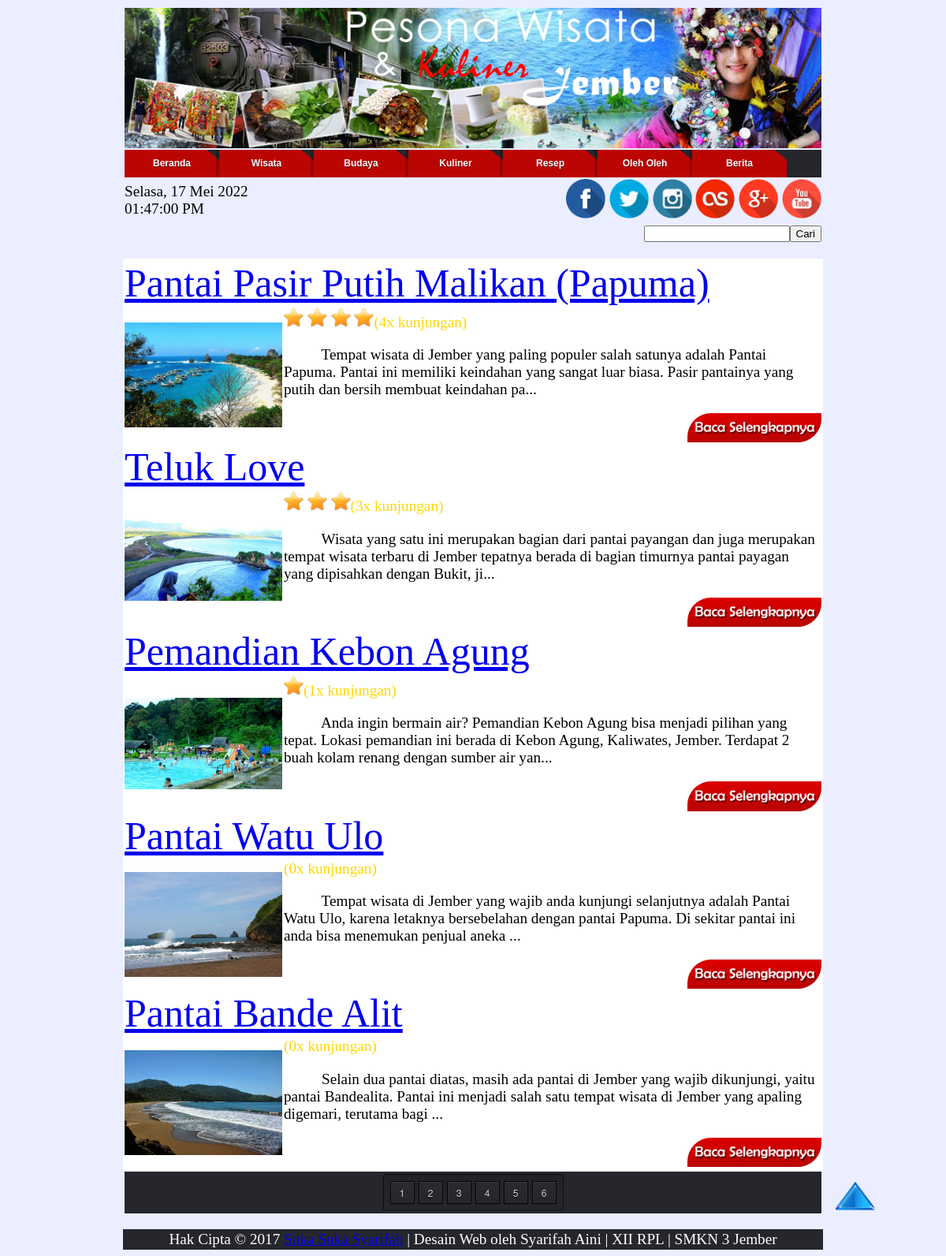
/wisata.php, run on the app's committed database.
### tables this page shows
CREATE TABLE IF NOT EXISTS `berita` (
  `id_berita` int(11) NOT NULL AUTO_INCREMENT,
  `judul` varchar(40) NOT NULL,
  `tgl_buat` date DEFAULT NULL,
  `tgl_update` date NOT NULL,
  `gambar` varchar(100) NOT NULL,
  `isi` text NOT NULL,
  `kategori` varchar(15) NOT NULL,
  `kunjungan` int(11) NOT NULL,
  PRIMARY KEY (`id_berita`)
);

### wisata.php (the view, shortened to what this page needs)
<html>
<body>
<?php
include "admin/menu.php";
?>
<center>
<table border="0">
	<tr><td colspan="2" align="right"><form method="get" action="pencarianwisata.php"><input type="text" name="cari_teks" value="<?php echo $_GET[cari_teks];?>"><input type="submit" name="cari" value="Cari" ></form></td></tr>
</table>
<table border="0" width="1000" bgcolor="white">
<?php
	$per_page = 5;
	$page_query = mysql_query("SELECT COUNT(*) FROM berita where kategori='wisata'");
	$pages = ceil(mysql_result($page_query, 0) / $per_page);
	$page = (isset($_GET['page'])) ? (int)$_GET['page'] : 1;
	$start = ($page - 1) * $per_page;
	$query="select id_berita,judul,tgl_buat,tgl_update,gambar,isi,kategori,kunjungan from berita where kategori='wisata' order by kunjungan DESC limit $start, $per_page";
	$sql=mysql_query($query);
	while($hasil=mysql_fetch_array($sql)){
		$id=$hasil['id_berita'];
		$judul=$hasil['judul'];
		$gambar=$hasil['gambar'];
		$isi=$hasil['isi'];
		$kunjungan=$hasil['kunjungan'];
		echo'<tr><td colspan="2"><div class="teks"><a href="isiberita.php?id='.$id.'" id="warna-tulisan">'.$judul.'</a></div></td></tr>
<tr><td width="200"><center><img src="images/'.$gambar.'" title="'.$gambar.'" alt="'.$gambar.'"></td><td>';
		include "kunjungan.php";
		echo substr($isi,0,250).'...<p align="right"><a href="isiberita.php?id='.$id.'"><img src="images/Baca Selengkapnya.jpg" class="mode7" height="25%" width="25%" alt="Baca Selengkapnya"></a></p></td></tr>';
	}
	echo'<tr><td colspan="2"></td></tr></table>';
?>
<table border="0"><tr><td>
<section class="container">
    <nav class="pagination">
<?php
		if($pages >= 1 && $page <= $pages){
			for($x=1; $x<=$pages; $x++){
				echo ($x == $page) ? '<a href="?page='.$x.'"><span>'.$x.'</span></a></b> ' : '<a href="?page='.$x.'">'.$x.'</a> ';
			}
		}
?>
    </nav>
    </section>
</td></tr>
</table>
    <?php
	include 'admin/footer.php';
	?>
</body>
</html>

### kunjungan.php
<?php
if($kunjungan==1){
			echo '<img src="images/Logo Bintang.png" height="25" width="25" alt="Logo Bintang">';
		}else if($kunjungan==2){
			echo '<img src="images/Logo Bintang.png" height="25" width="25" alt="Logo Bintang">
			<img src="images/Logo Bintang.png" height="25" width="25" alt="Logo Bintang">';
		}else if($kunjungan==3){
			echo '<img src="images/Logo Bintang.png" height="25" width="25" alt="Logo Bintang">
			<img src="images/Logo Bintang.png" height="25" width="25" alt="Logo Bintang">
			<img src="images/Logo Bintang.png" height="25" width="25" alt="Logo Bintang">';
		}else if($kunjungan==4){
			echo '<img src="images/Logo Bintang.png" height="25" width="25" alt="Logo Bintang">
			<img src="images/Logo Bintang.png" height="25" width="25" alt="Logo Bintang">
			<img src="images/Logo Bintang.png" height="25" width="25" alt="Logo Bintang">
			<img src="images/Logo Bintang.png" height="25" width="25" alt="Logo Bintang">';
		}else if($kunjungan>=5){
			echo '<img src="images/Logo Bintang.png" height="25" width="25" alt="Logo Bintang">
			<img src="images/Logo Bintang.png" height="25" width="25" alt="Logo Bintang">
			<img src="images/Logo Bintang.png" height="25" width="25" alt="Logo Bintang">
			<img src="images/Logo Bintang.png" height="25" width="25" alt="Logo Bintang">
			<img src="images/Logo Bintang.png" height="25" width="25" alt="Logo Bintang">';
		}
echo '<font color="gold">('.$kunjungan.'x kunjungan)</font>';
?>

### admin/menu.php (style rules this page uses)
body { font-family:Calibri; background-color:#ebeeff; }
.container { margin: 0px auto; width: auto; text-align: center; background-color:#26272c; }
.container .pagination { margin: 3px 0; }
.pagination { padding: 8px; background-clip: padding-box; border: 1px solid; border-color: #070809 #0d0e0f #131517; border-color: rgba(0, 0, 0, 0.8) rgba(0, 0, 0, 0.65) rgba(0, 0, 0, 0.5); border-radius: 3px; display: inline-block; vertical-align: baseline; zoom: 1; *display: inline; *vertical-align: auto; background-image: -webkit-linear-gradient(top, rgba(0, 0, 0, 0.12), rgba(0, 0, 0, 0)); background-image: -moz-linear-gradient(top, rgba(0, 0, 0, 0.12), rgba(0, 0, 0, 0)); background-image: -o-linear-gradient(top, rgba(0, 0, 0, 0.12), rgba(0, 0, 0, 0)); background-image: linear-gradient(to bottom, rgba(0, 0, 0, 0.12), rgba(0, 0, 0, 0)); -webkit-box-shadow: 0 1px rgba(255, 255, 255, 0.05); box-shadow: 0 1px rgba(255, 255, 255, 0.05); }
.pagination > a, .pagination > span { float: left; margin-left: 5px; padding: 0 6px; min-width: 17px; line-height: 27px; font-family: 'Helvetica Neue', Helvetica, Arial, sans-serif; font-size: 12px; font-weight: 500; color: #d4d4d4; text-align: center; text-decoration: none; border: 1px solid black; border-radius: 0px; }
.pagination :first-child { margin-left: 0; }
.pagination > a { text-decoration: none; text-shadow: 0 1px black; background-clip: padding-box; border-color: rgba(0, 0, 0, 0.9); background-image: -webkit-linear-gradient(top, rgba(255, 255, 255, 0.04), rgba(255, 255, 255, 0)); background-image: -moz-linear-gradient(top, rgba(255, 255, 255, 0.04), rgba(255, 255, 255, 0)); background-image: -o-linear-gradient(top, rgba(255, 255, 255, 0.04), rgba(255, 255, 255, 0)); background-image: linear-gradient(to bottom, rgba(255, 255, 255, 0.04), rgba(255, 255, 255, 0)); -webkit-box-shadow: inset 0 0 0 1px rgba(255, 255, 255, 0.04), inset 0 1px rgba(255, 255, 255, 0.04), inset 0 -1px rgba(0, 0, 0, 0.15), 0 1px 1px rgba(0, 0, 0, 0.1); box-shadow: inset 0 0 0 1px rgba(255, 255, 255, 0.04), inset 0 1px rgba(255, 255, 255, 0.04), inset 0 -1px rgba(0, 0, 0, 0.15), 0 1px 1px rgba(0, 0, 0, 0.1); -webkit-transition: 0.1s ease-out; -moz-transition: 0.1s ease-out; -o-transition: 0.1s ease-out; transition: 0.1s ease-out; }
#warna-tulisan { animation: 5s infinite gantiwarna linear; -webkit-animation: 5s infinite gantiwarna linear }
.mode7 { border-radius: 30px 0 30px 0; -moz-border-radius: 30px 0 30px 0; -webkit-border-radius: 30px 0 30px 0; -o-border-radius: 30px 0 30px 0; transition: all 0.5s; -moz-transition: all 0.5s; -webkit-transition: all 0.5s; -o-transition: all 0.5s; }
img { max-width:100% }
table { width: 75%; }
table tr { padding: .35em; }
table th, table td { padding: 0em; font-size:1.2em; }
table td img { text-align: center; }
.teks { font-family:Gabriola; font-size:50px; color:red; }

### data on the page
berita: judul "Pantai Pasir Putih Malikan (Papuma)", gambar (picture), kunjungan "4", isi "Tempat wisata di Jember yang paling populer salah satunya adalah Pantai Papuma. Pantai ini memiliki keindahan yang sangat luar biasa. Pasir pantainya yang putih dan bersih membuat keindahan pa"
berita: judul "Teluk Love", gambar (picture), kunjungan "3", isi "Wisata yang satu ini merupakan bagian dari pantai payangan dan juga merupakan tempat wisata terbaru di Jember tepatnya berada di bagian timurnya pantai payagan yang dipisahkan dengan Bukit, ji"
berita: judul "Pemandian Kebon Agung", gambar (picture), kunjungan "1", isi "Anda ingin bermain air? Pemandian Kebon Agung bisa menjadi pilihan yang tepat. Lokasi pemandian ini berada di Kebon Agung, Kaliwates, Jember. Terdapat 2 buah kolam renang dengan sumber air yan"
berita: judul "Pantai Watu Ulo", gambar (picture), kunjungan "0", isi "Tempat wisata di Jember yang wajib anda kunjungi selanjutnya adalah Pantai Watu Ulo, karena letaknya bersebelahan dengan pantai Papuma. Di sekitar pantai ini anda bisa menemukan penjual aneka"
berita: judul "Pantai Bande Alit", gambar (picture), kunjungan "0", isi "Selain dua pantai diatas, masih ada pantai di Jember yang wajib dikunjungi, yaitu pantai Bandealita. Pantai ini menjadi salah satu tempat wisata di Jember yang apaling digemari, terutama bagi"
